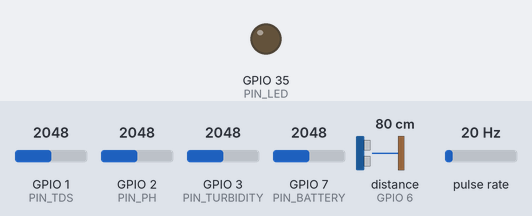
Recording of a program running on a simulated ESP32-S3. Shown: output pins drawn as LEDs (lit = HIGH). Wiring (inferred from the names in the program): ultrasonic range finder: trigger GPIO 5; echo GPIO 6; pulse sensor: data GPIO 4. The inputs (shaded band) are chosen by the test bench; at power-on: GPIO 1 (PIN_TDS) = 2048, GPIO 2 (PIN_PH) = 2048, GPIO 3 (PIN_TURBIDITY) = 2048, GPIO 7 (PIN_BATTERY) = 2048, distance to the obstacle (sensor on GPIO 6) 80 cm, pulse rate 20 Hz (analog values on the 0–4095 scale). The echo pulse lasts 58.3 µs per cm; no radio packets arrive unless stated; pins used as bus, display or sensor lines are not drawn; what the program prints to the serial monitor is not drawn. At 0.1 s the program puts the board to deep sleep or switches it off; the recording ends there.

Above: at 0.0 s.
Timing chart, 0 to 0.1 s (numbered marks = the images above):
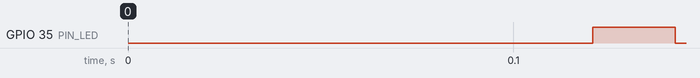

Measured:
- by itself, GPIO 35 (PIN_LED): LOW → HIGH at 0.12 s, → LOW 0.02 s later

The program:

main.cpp
```cpp
/**
 * JalNetra Sensor Node Firmware
 * Target: Heltec WiFi LoRa 32 V3 (ESP32-S3 + SX1262)
 *
 * Reads TDS, pH, turbidity, flow, and water level sensors every 30 seconds,
 * packs data into a 32-byte LoRa packet with CRC-16, and transmits to the
 * edge gateway. Deep-sleeps between transmissions for solar viability.
 *
 * LoRa Config: 866 MHz ISM India, SF7, BW 125 kHz, CR 4/5, TX 20 dBm
 * Power Budget: ~5 mW average (deep-sleep dominant)
 */

#include <Arduino.h>
#include <LoRa.h>
#include <Wire.h>
#include <driver/adc.h>
#include <esp_sleep.h>

// ---------- Pin Definitions (Heltec WiFi LoRa 32 V3) ----------
static constexpr int PIN_LORA_SCK   = 9;
static constexpr int PIN_LORA_MISO  = 11;
static constexpr int PIN_LORA_MOSI  = 10;
static constexpr int PIN_LORA_CS    = 8;
static constexpr int PIN_LORA_RST   = 12;
static constexpr int PIN_LORA_DIO0  = 14;

static constexpr int PIN_TDS        = 1;   // ADC1_CH0 — TDS analog
static constexpr int PIN_PH         = 2;   // ADC1_CH1 — pH analog
static constexpr int PIN_TURBIDITY  = 3;   // ADC1_CH2 — turbidity analog
static constexpr int PIN_FLOW       = 4;   // GPIO4 — flow meter pulse
static constexpr int PIN_TRIG       = 5;   // GPIO5 — ultrasonic trigger
static constexpr int PIN_ECHO       = 6;   // GPIO6 — ultrasonic echo
static constexpr int PIN_BATTERY    = 7;   // ADC1_CH6 — battery voltage divider
static constexpr int PIN_LED        = 35;  // Onboard LED

// ---------- Configuration ----------
#ifndef NODE_ID
#define NODE_ID 0x0001
#endif

#ifndef LORA_FREQUENCY
#define LORA_FREQUENCY 866000000  // 866 MHz India ISM
#endif

#ifndef SENSOR_INTERVAL_MS
#define SENSOR_INTERVAL_MS 30000
#endif

static constexpr uint8_t MSG_TYPE_READING   = 0x01;
static constexpr uint8_t MSG_TYPE_HEARTBEAT = 0x02;
static constexpr uint8_t MSG_TYPE_ALERT     = 0x03;
static constexpr int     PACKET_SIZE        = 32;
static constexpr int     ADC_SAMPLES        = 16;  // Oversample for noise reduction
static constexpr float   ADC_VREF           = 3.3f;
static constexpr int     ADC_RESOLUTION     = 4095;

// ---------- Globals ----------
static volatile uint32_t g_flow_pulses = 0;
static uint32_t          g_tx_count    = 0;
static uint8_t           g_packet[PACKET_SIZE];

// ---------- Flow meter ISR ----------
void IRAM_ATTR flow_isr() {
    g_flow_pulses++;
}

// ---------- ADC Helpers ----------
static float read_adc_averaged(int pin) {
    uint32_t sum = 0;
    for (int i = 0; i < ADC_SAMPLES; i++) {
        sum += analogRead(pin);
        delayMicroseconds(100);
    }
    return static_cast<float>(sum) / ADC_SAMPLES;
}

static float adc_to_voltage(float adc_raw) {
    return (adc_raw / ADC_RESOLUTION) * ADC_VREF;
}

// ---------- Sensor Reading Functions ----------

/**
 * Read TDS (Total Dissolved Solids) from DFRobot SEN0244.
 * Converts analog voltage to ppm using manufacturer calibration curve.
 * Range: 0–1000 ppm, accuracy ±10%.
 */
static float read_tds() {
    float voltage = adc_to_voltage(read_adc_averaged(PIN_TDS));
    // DFRobot TDS meter V1.0 calibration (25°C reference)
    float compensation_coeff = 1.0f;  // Simplified — no temp compensation in prototype
    float compensated_v = voltage * compensation_coeff;
    // Polynomial fit: TDS = (133.42 * V^3 - 255.86 * V^2 + 857.39 * V) * 0.5
    float tds = (133.42f * compensated_v * compensated_v * compensated_v
               - 255.86f * compensated_v * compensated_v
               + 857.39f * compensated_v) * 0.5f;
    return max(0.0f, tds);
}

/**
 * Read pH from DFRobot SEN0161-V2.
 * Linear conversion from voltage to pH.
 * Range: 0–14, accuracy ±0.1 pH.
 */
static float read_ph() {
    float voltage = adc_to_voltage(read_adc_averaged(PIN_PH));
    // SEN0161-V2: pH = 3.5 * voltage + offset (calibrated at pH 7.0 = 1.5V)
    float ph = -5.70f * voltage + 21.34f;
    return constrain(ph, 0.0f, 14.0f);
}

/**
 * Read turbidity from DFRobot SEN0189.
 * Higher voltage = clearer water. Converts to NTU.
 * Range: 0–3000 NTU.
 */
static float read_turbidity() {
    float voltage = adc_to_voltage(read_adc_averaged(PIN_TURBIDITY));
    // SEN0189: NTU = -1120.4 * V^2 + 5742.3 * V - 4352.9
    float ntu = -1120.4f * voltage * voltage + 5742.3f * voltage - 4352.9f;
    return max(0.0f, ntu);
}

/**
 * Read flow rate from YF-S201 hall-effect sensor.
 * Frequency (Hz) = 7.5 * flow_rate (L/min).
 * Accumulates pulses over the sensor interval.
 */
static float read_flow_rate() {
    uint32_t pulses = g_flow_pulses;
    g_flow_pulses = 0;
    float frequency = static_cast<float>(pulses) / (SENSOR_INTERVAL_MS / 1000.0f);
    return frequency / 7.5f;  // L/min
}

/**
 * Read water level using JSN-SR04T waterproof ultrasonic sensor.
 * Measures distance to water surface; level = tank_depth - distance.
 * Range: 25–450 cm, accuracy ±1 cm.
 */
static float read_water_level_cm() {
    digitalWrite(PIN_TRIG, LOW);
    delayMicroseconds(2);
    digitalWrite(PIN_TRIG, HIGH);
    delayMicroseconds(10);
    digitalWrite(PIN_TRIG, LOW);

    long duration = pulseIn(PIN_ECHO, HIGH, 30000);  // 30 ms timeout
    if (duration == 0) return 0.0f;

    // Speed of sound = 343 m/s at 20°C → distance_cm = duration * 0.0343 / 2
    float distance_cm = static_cast<float>(duration) * 0.01715f;
    return constrain(distance_cm, 0.0f, 500.0f);
}

/**
 * Read battery voltage via resistor divider (100K/100K = 1:2 ratio).
 * Maps 3.0–4.2V (Li-ion range) to 0–100%.
 */
static uint8_t read_battery_pct() {
    float voltage = adc_to_voltage(read_adc_averaged(PIN_BATTERY)) * 2.0f;  // Divider ratio
    float pct = (voltage - 3.0f) / (4.2f - 3.0f) * 100.0f;
    return static_cast<uint8_t>(constrain(pct, 0.0f, 100.0f));
}

// ---------- CRC-16/CCITT-FALSE ----------
static uint16_t compute_crc16(const uint8_t* data, size_t len) {
    uint16_t crc = 0xFFFF;
    for (size_t i = 0; i < len; i++) {
        crc ^= static_cast<uint16_t>(data[i]) << 8;
        for (int j = 0; j < 8; j++) {
            crc = (crc & 0x8000) ? (crc << 1) ^ 0x1021 : crc << 1;
        }
    }
    return crc;
}

// ---------- Packet Construction ----------

/**
 * Build 32-byte LoRa packet:
 *   [0-1]   node_id     (uint16 BE)
 *   [2]     msg_type    (uint8)
 *   [3-4]   tds         (uint16 BE, ppm)
 *   [5-6]   ph          (uint16 BE, value * 100)
 *   [7-8]   turbidity   (uint16 BE, value * 100 NTU)
 *   [9-10]  flow        (uint16 BE, value * 100 L/min)
 *   [11-12] level       (uint16 BE, cm)
 *   [13]    battery     (uint8, %)
 *   [14]    rssi        (int8, dBm — filled by receiver)
 *   [15-29] reserved    (zeros)
 *   [30-31] crc16       (uint16 BE, over bytes 0-29)
 */
static void build_packet(
    uint16_t node_id, uint8_t msg_type,
    float tds, float ph, float turbidity,
    float flow_rate, float level_cm, uint8_t battery
) {
    memset(g_packet, 0, PACKET_SIZE);

    // Node ID (big-endian)
    g_packet[0] = (node_id >> 8) & 0xFF;
    g_packet[1] = node_id & 0xFF;
    g_packet[2] = msg_type;

    // TDS (ppm, uint16)
    uint16_t tds_u = static_cast<uint16_t>(constrain(tds, 0.0f, 65535.0f));
    g_packet[3] = (tds_u >> 8) & 0xFF;
    g_packet[4] = tds_u & 0xFF;

    // pH (* 100, uint16)
    uint16_t ph_u = static_cast<uint16_t>(constrain(ph * 100.0f, 0.0f, 1400.0f));
    g_packet[5] = (ph_u >> 8) & 0xFF;
    g_packet[6] = ph_u & 0xFF;

    // Turbidity (* 100, uint16)
    uint16_t turb_u = static_cast<uint16_t>(constrain(turbidity * 100.0f, 0.0f, 65535.0f));
    g_packet[7] = (turb_u >> 8) & 0xFF;
    g_packet[8] = turb_u & 0xFF;

    // Flow rate (* 100, uint16)
    uint16_t flow_u = static_cast<uint16_t>(constrain(flow_rate * 100.0f, 0.0f, 65535.0f));
    g_packet[9] = (flow_u >> 8) & 0xFF;
    g_packet[10] = flow_u & 0xFF;

    // Water level (cm, uint16)
    uint16_t level_u = static_cast<uint16_t>(constrain(level_cm, 0.0f, 65535.0f));
    g_packet[11] = (level_u >> 8) & 0xFF;
    g_packet[12] = level_u & 0xFF;

    // Battery percentage
    g_packet[13] = battery;
    // Byte 14 (RSSI) is filled by receiver side
    // Bytes 15-29 reserved

    // CRC-16 over first 30 bytes
    uint16_t crc = compute_crc16(g_packet, 30);
    g_packet[30] = (crc >> 8) & 0xFF;
    g_packet[31] = crc & 0xFF;
}

// ---------- LoRa Transmission ----------
static bool transmit_packet() {
    if (!LoRa.beginPacket()) return false;
    LoRa.write(g_packet, PACKET_SIZE);
    return LoRa.endPacket(true);  // async mode
}

// ---------- Setup ----------
void setup() {
    Serial.begin(115200);
    delay(100);
    Serial.printf("\n[JalNetra] Sensor Node v1.0 | ID: 0x%04X\n", NODE_ID);

    // Pin configuration
    pinMode(PIN_LED, OUTPUT);
    pinMode(PIN_TRIG, OUTPUT);
    pinMode(PIN_ECHO, INPUT);
    pinMode(PIN_FLOW, INPUT_PULLUP);

    // ADC configuration
    analogReadResolution(12);
    analogSetAttenuation(ADC_11db);

    // Flow meter interrupt
    attachInterrupt(digitalPinToInterrupt(PIN_FLOW), flow_isr, RISING);

    // LoRa initialization
    SPI.begin(PIN_LORA_SCK, PIN_LORA_MISO, PIN_LORA_MOSI, PIN_LORA_CS);
    LoRa.setPins(PIN_LORA_CS, PIN_LORA_RST, PIN_LORA_DIO0);

    if (!LoRa.begin(LORA_FREQUENCY)) {
        Serial.println("[ERROR] LoRa init failed!");
        // Blink LED rapidly to indicate error
        for (int i = 0; i < 20; i++) {
            digitalWrite(PIN_LED, !digitalRead(PIN_LED));
            delay(100);
        }
        esp_deep_sleep(10000000);  // Retry after 10s
    }

    LoRa.setSpreadingFactor(7);
    LoRa.setSignalBandwidth(125000);
    LoRa.setCodingRate4(5);
    LoRa.setTxPower(20);
    LoRa.enableCrc();

    Serial.printf("[LoRa] Initialized: %d MHz, SF7, BW125, TX20dBm\n", LORA_FREQUENCY / 1000000);
}

// ---------- Main Loop ----------
void loop() {
    unsigned long start = millis();
    digitalWrite(PIN_LED, HIGH);

    // Read all sensors
    float tds       = read_tds();
    float ph        = read_ph();
    float turbidity = read_turbidity();
    float flow_rate = read_flow_rate();
    float level     = read_water_level_cm();
    uint8_t battery = read_battery_pct();

    Serial.printf("[Reading #%lu] TDS=%.0f pH=%.2f Turb=%.1f Flow=%.2f Level=%.1f Batt=%d%%\n",
                  ++g_tx_count, tds, ph, turbidity, flow_rate, level, battery);

    // Build and transmit packet
    build_packet(NODE_ID, MSG_TYPE_READING, tds, ph, turbidity, flow_rate, level, battery);

    if (transmit_packet()) {
        Serial.printf("[LoRa] TX OK (%d bytes)\n", PACKET_SIZE);
    } else {
        Serial.println("[LoRa] TX FAILED");
    }

    digitalWrite(PIN_LED, LOW);

    // Calculate time spent, sleep for remainder of interval
    unsigned long elapsed = millis() - start;
    if (elapsed < SENSOR_INTERVAL_MS) {
        // Use deep sleep for power savings (wake via timer)
        uint64_t sleep_us = static_cast<uint64_t>(SENSOR_INTERVAL_MS - elapsed) * 1000ULL;
        Serial.printf("[Sleep] Deep sleep for %llu ms\n", sleep_us / 1000);
        Serial.flush();
        esp_deep_sleep(sleep_us);
    }
}
```
